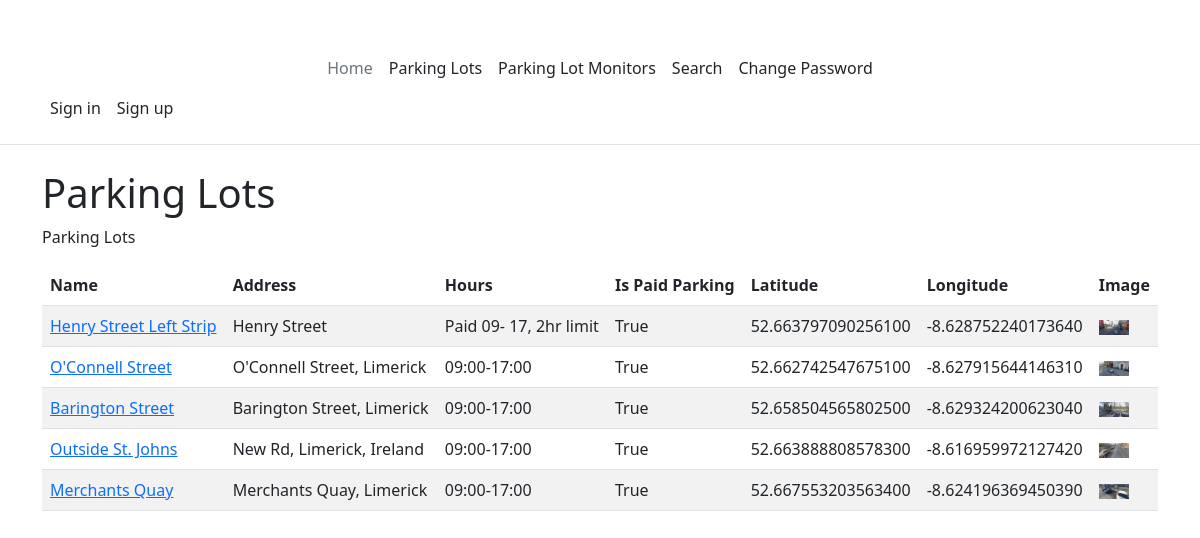
Page /parking-lots on the committed database.
### PerfectParking/models.py (models this page shows, shortened)
class ParkingLot(models.Model):
    id = models.AutoField(primary_key=True)
    name = models.CharField(max_length=100, unique=True)
    address = models.CharField(max_length=255)
    hours = models.CharField(max_length=255)
    isPaidParking = models.BooleanField(default=True)
    latitude = models.DecimalField(max_digits=17, decimal_places=15)
    longitude = models.DecimalField(max_digits=17, decimal_places=15)
    image = models.ImageField(upload_to="images/parking-lot/", blank=True)
    parking_spaces = models.IntegerField(default=1)

### PerfectParking/views.py (the view)
def parking_lots(request):
    parking_lots: list = ParkingLot.objects.all()
    return render(request, WebPages.PARKING_LOTS, {"parking_lots": parking_lots})

### PerfectParking/templates/website/parking-lots.html (shortened to what this page needs)
{% extends 'master.html' %}
{% block main %}
<h1>Parking Lots</h1>
<p id="mydesc">Parking Lots</p>
<table class="table table-striped" aria-describedby="mydesc">
    <thead>
        <tr>
            <th>Name</th>
            <th>Address</th>
            <th>Hours</th>
            <th>Is Paid Parking</th>
            <th>Latitude</th>
            <th>Longitude</th>
            <th>Image</th>
        </tr>
    </thead>
    <tbody>
        {% for parking_lot in parking_lots %}
        <tr>
            <td><a href="{% url 'parking-lot' parking_lot.id %}">{{ parking_lot.name }}</a></td>
            <td>{{ parking_lot.address }}</td>
            <td>{{ parking_lot.hours }}</td>
            <td>{{ parking_lot.isPaidParking }}</td>
            <td>{{ parking_lot.latitude }}</td>
            <td>{{ parking_lot.longitude }}</td>
            <td><img src="{{ parking_lot.image.url }}" alt="Image of {{ parking_lot.name }}" width="30px" height="15px" /></td>
        {% endfor %}
    </tbody>
{% endblock %}

### rows in the picture
ParkingLot: name "Henry Street Left Strip", address "Henry Street", hours "Paid 09- 17, 2hr limit", isPaidParking "True", latitude "52.663797090256100", longitude "-8.628752240173640", image (picture)
ParkingLot: name "O'Connell Street", address "O'Connell Street, Limerick", hours "09:00-17:00", isPaidParking "True", latitude "52.662742547675100", longitude "-8.627915644146310", image (picture)
ParkingLot: name "Barington Street", address "Barington Street, Limerick", hours "09:00-17:00", isPaidParking "True", latitude "52.658504565802500", longitude "-8.629324200623040", image (picture)
ParkingLot: name "Outside St. Johns", address "New Rd, Limerick, Ireland", hours "09:00-17:00", isPaidParking "True", latitude "52.663888808578300", longitude "-8.616959972127420", image (picture)
ParkingLot: name "Merchants Quay", address "Merchants Quay, Limerick", hours "09:00-17:00", isPaidParking "True", latitude "52.667553203563400", longitude "-8.624196369450390", image (picture)
